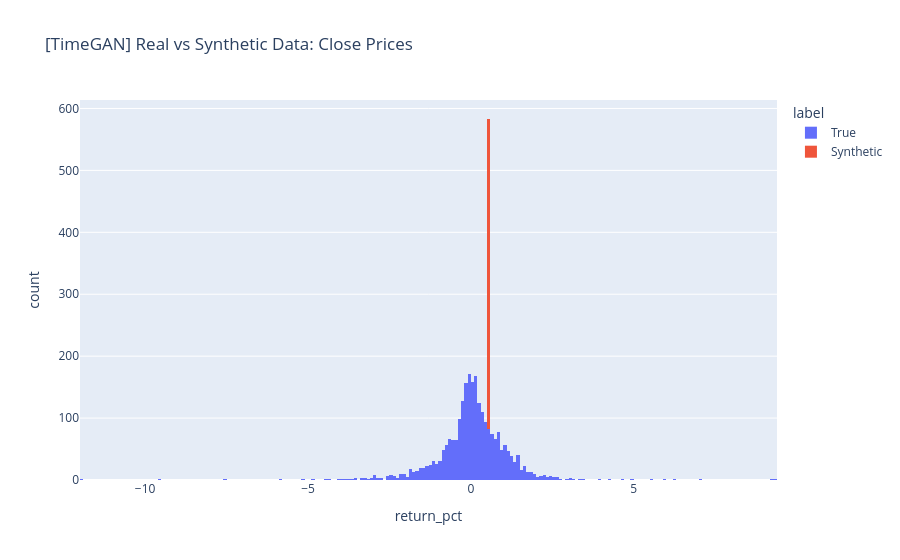

Source (notebook cell):
### Markdown cell above
# 3️⃣ Compare distributions [TIMEGAN]

### Code cell
true_labels = ['True'] * len(timegan_real_data_df)
synthetic_labels = ['Synthetic'] * len(timegan_synthetic_data_df)
true_returns = pd.DataFrame({
    'return_pct': timegan_real_data_df['return_pct'],
    'label': true_labels
})
synthetic_returns = pd.DataFrame({
    'return_pct': timegan_synthetic_data_df['return_pct'],
    'label': synthetic_labels
})
returns_df = pd.concat([true_returns, synthetic_returns], ignore_index=True)

px.histogram(returns_df, x="return_pct", color="label", title="[TimeGAN] Real vs Synthetic Data: Close Prices")

### Figure 1 — Plotly figure (JSON) as saved in the notebook; plotly's stock layout.template omitted (floating-point values rounded to 4 significant figures; data arrays with more than 128 entries replaced by an {"elided": "..."} marker saying what was removed)
{"data": [{"bingroup": "x", "hovertemplate": "label=True<br>return_pct=%{x}<br>count=%{y}<extra></extra>", "legendgroup": "True", "marker": {"color": "#636efa", "pattern": {"shape": ""}}, "name": "True", "orientation": "v", "showlegend": true, "type": "histogram", "x": {"elided": "2514 float values"}, "xaxis": "x", "yaxis": "y"}, {"bingroup": "x", "hovertemplate": "label=Synthetic<br>return_pct=%{x}<br>count=%{y}<extra></extra>", "legendgroup": "Synthetic", "marker": {"color": "#EF553B", "pattern": {"shape": ""}}, "name": "Synthetic", "orientation": "v", "showlegend": true, "type": "histogram", "x": {"elided": "500 float values"}, "xaxis": "x", "yaxis": "y"}], "layout": {"barmode": "relative", "legend": {"title": {"text": "label"}, "tracegroupgap": 0}, "title": {"text": "[TimeGAN] Real vs Synthetic Data: Close Prices"}, "xaxis": {"anchor": "y", "domain": [0, 1], "title": {"text": "return_pct"}}, "yaxis": {"anchor": "x", "domain": [0, 1], "title": {"text": "count"}}}}
